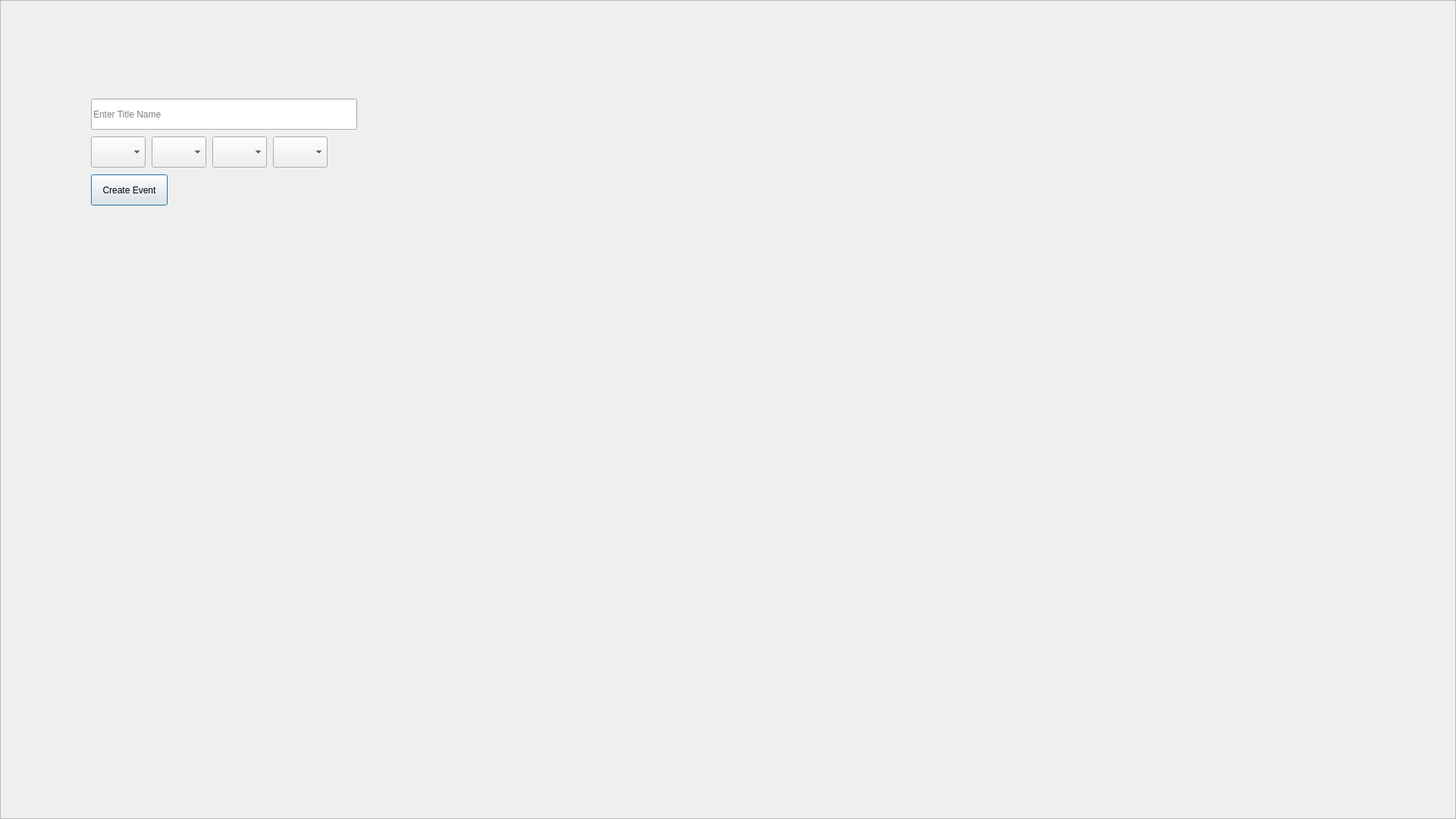
<?xml version="1.0" encoding="UTF-8"?>
<ui version="4.0">
 <class>createcountdownwidget</class>
 <widget class="QDialog" name="createcountdownwidget">
  <property name="geometry">
   <rect>
    <x>0</x>
    <y>0</y>
    <width>1920</width>
    <height>1080</height>
   </rect>
  </property>
  <property name="windowTitle">
   <string>Form</string>
  </property>
  <widget class="QFrame" name="frame">
   <property name="geometry">
    <rect>
     <x>0</x>
     <y>0</y>
     <width>1920</width>
     <height>1080</height>
    </rect>
   </property>
   <property name="frameShape">
    <enum>QFrame::Shape::StyledPanel</enum>
   </property>
   <property name="frameShadow">
    <enum>QFrame::Shadow::Raised</enum>
   </property>
   <widget class="QComboBox" name="monthCombo">
    <property name="geometry">
     <rect>
      <x>200</x>
      <y>180</y>
      <width>72</width>
      <height>41</height>
     </rect>
    </property>
   </widget>
   <widget class="QComboBox" name="dayCombo">
    <property name="geometry">
     <rect>
      <x>120</x>
      <y>180</y>
      <width>72</width>
      <height>41</height>
     </rect>
    </property>
   </widget>
   <widget class="QPushButton" name="createButton">
    <property name="geometry">
     <rect>
      <x>120</x>
      <y>230</y>
      <width>101</width>
      <height>41</height>
     </rect>
    </property>
    <property name="text">
     <string>Create Event</string>
    </property>
   </widget>
   <widget class="QComboBox" name="hourCombo">
    <property name="geometry">
     <rect>
      <x>360</x>
      <y>180</y>
      <width>72</width>
      <height>41</height>
     </rect>
    </property>
   </widget>
   <widget class="QComboBox" name="yearCombo">
    <property name="geometry">
     <rect>
      <x>280</x>
      <y>180</y>
      <width>72</width>
      <height>41</height>
     </rect>
    </property>
   </widget>
   <widget class="QLineEdit" name="titleInput">
    <property name="geometry">
     <rect>
      <x>120</x>
      <y>130</y>
      <width>351</width>
      <height>41</height>
     </rect>
    </property>
    <property name="text">
     <string/>
    </property>
    <property name="placeholderText">
     <string>Enter Title Name</string>
    </property>
   </widget>
  </widget>
 </widget>
 <resources/>
 <connections/>
</ui>
